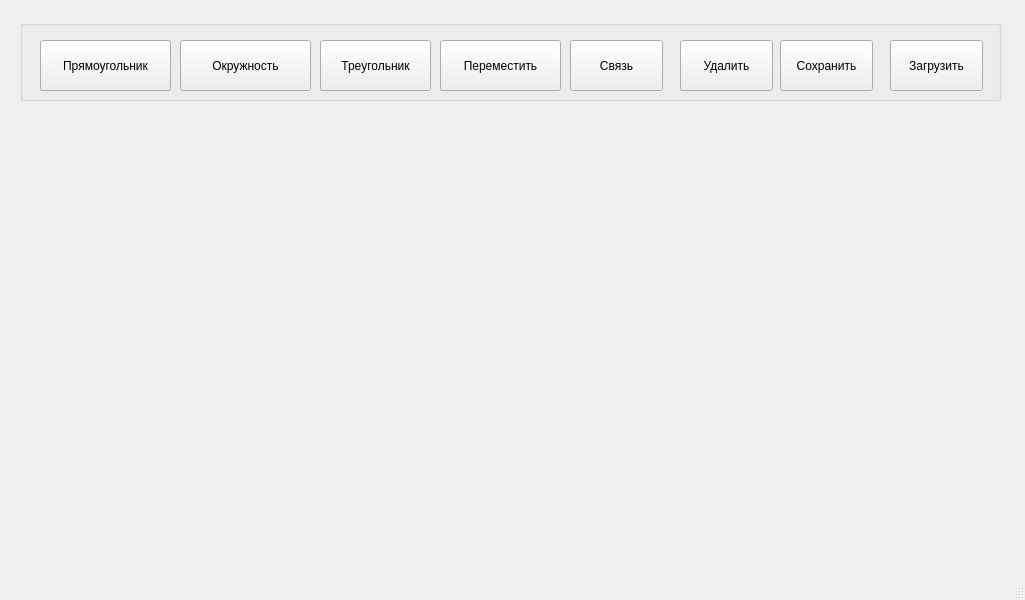
<?xml version="1.0" encoding="UTF-8"?>
<ui version="4.0">
 <class>MainWindow</class>
 <widget class="QMainWindow" name="MainWindow">
  <property name="geometry">
   <rect>
    <x>0</x>
    <y>0</y>
    <width>1025</width>
    <height>600</height>
   </rect>
  </property>
  <property name="windowTitle">
   <string>MainWindow</string>
  </property>
  <widget class="QWidget" name="centralwidget">
   <widget class="QGroupBox" name="groupBox">
    <property name="geometry">
     <rect>
      <x>20</x>
      <y>20</y>
      <width>981</width>
      <height>81</height>
     </rect>
    </property>
    <property name="title">
     <string/>
    </property>
    <widget class="QPushButton" name="btnSquare">
     <property name="geometry">
      <rect>
       <x>20</x>
       <y>20</y>
       <width>131</width>
       <height>51</height>
      </rect>
     </property>
     <property name="text">
      <string>Прямоугольник</string>
     </property>
    </widget>
    <widget class="QPushButton" name="pushButton">
     <property name="geometry">
      <rect>
       <x>160</x>
       <y>20</y>
       <width>131</width>
       <height>51</height>
      </rect>
     </property>
     <property name="text">
      <string>Окружность</string>
     </property>
    </widget>
    <widget class="QPushButton" name="pushButton_2">
     <property name="geometry">
      <rect>
       <x>300</x>
       <y>20</y>
       <width>111</width>
       <height>51</height>
      </rect>
     </property>
     <property name="text">
      <string>Треугольник</string>
     </property>
    </widget>
    <widget class="QPushButton" name="pushButton_3">
     <property name="geometry">
      <rect>
       <x>420</x>
       <y>20</y>
       <width>121</width>
       <height>51</height>
      </rect>
     </property>
     <property name="text">
      <string>Переместить</string>
     </property>
    </widget>
    <widget class="QPushButton" name="pushButton_4">
     <property name="geometry">
      <rect>
       <x>550</x>
       <y>20</y>
       <width>93</width>
       <height>51</height>
      </rect>
     </property>
     <property name="text">
      <string>Связь</string>
     </property>
    </widget>
    <widget class="QPushButton" name="pushButton_5">
     <property name="geometry">
      <rect>
       <x>660</x>
       <y>20</y>
       <width>93</width>
       <height>51</height>
      </rect>
     </property>
     <property name="text">
      <string>Удалить</string>
     </property>
    </widget>
    <widget class="QPushButton" name="pushButton_6">
     <property name="geometry">
      <rect>
       <x>760</x>
       <y>20</y>
       <width>93</width>
       <height>51</height>
      </rect>
     </property>
     <property name="text">
      <string>Сохранить</string>
     </property>
    </widget>
    <widget class="QPushButton" name="pushButton_7">
     <property name="geometry">
      <rect>
       <x>870</x>
       <y>20</y>
       <width>93</width>
       <height>51</height>
      </rect>
     </property>
     <property name="text">
      <string>Загрузить</string>
     </property>
    </widget>
   </widget>
   <widget class="Pane" name="widget" native="true">
    <property name="geometry">
     <rect>
      <x>30</x>
      <y>120</y>
      <width>971</width>
      <height>401</height>
     </rect>
    </property>
   </widget>
  </widget>
  <widget class="QMenuBar" name="menubar">
   <property name="geometry">
    <rect>
     <x>0</x>
     <y>0</y>
     <width>1025</width>
     <height>26</height>
    </rect>
   </property>
  </widget>
  <widget class="QStatusBar" name="statusbar"/>
 </widget>
 <customwidgets>
  <customwidget>
   <class>Pane</class>
   <extends>QWidget</extends>
   <header>pane.h</header>
   <container>1</container>
  </customwidget>
 </customwidgets>
 <resources/>
 <connections/>
</ui>
